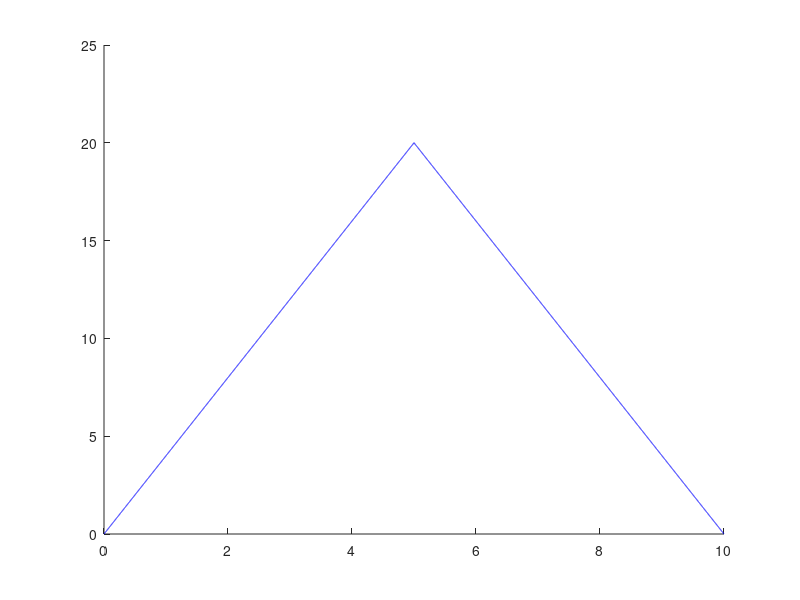

This figure's MATLAB source: (Note: this script raises an error after producing the figure.)
% ON if Uout > Ulim
% OFF if Uout > Ulim && time from ON > to

clc
clear

R1 = 100e3;
R2 = 1e3;
C = 10e-6;

tstep = 0.001;
start = 0;
stop = 10-tstep;
t = (start:tstep:stop);
Nt = -(start-stop)/tstep+1;

Ulim = 8;
%Наклон треугольного импульса
k = 4;
to = 300;

%Счётчики циклов
first = 0;
second = 0;

Time_limit = 0.2;

%Кривое создание треугольного импульса
Uin = t(1 : Nt/2)*k;
Uin(Nt/2 : Nt) = t(Nt/2 : Nt)*(-k) + 40;
Uout = zeros(1,Nt);
circ_num_out  =[];
circuit_num = 1;
local_time = 0;
for i = 1 : Nt-1
    time = t(i)

    switch circuit_num
        case 1
            Uout(i+1) = tstep/(R1*C) * (Uin(i) - Uout(i)) + Uout(i);

        case 2
            Uout(i+1) = tstep/(R1*C) * (Uin(i) - Uout(i)) - tstep/(R2*C)*Uout(i) + ...
                + Uout(i);
    end

    if Uout(i) > Ulim
        local_time = time;
        circuit_num = 2;
    else
        if time - local_time > Time_limit
            circuit_num = 1;
        end
    end

    circ_num_out(i) = circuit_num;
end

circ_num_out(end+1) = circ_num_out(end);

figure
hold on
plot(t,Uin, 'b')
yline (Ulim)
plot(t, Uout, 'r');
plot(t, circ_num_out, 'k');






















